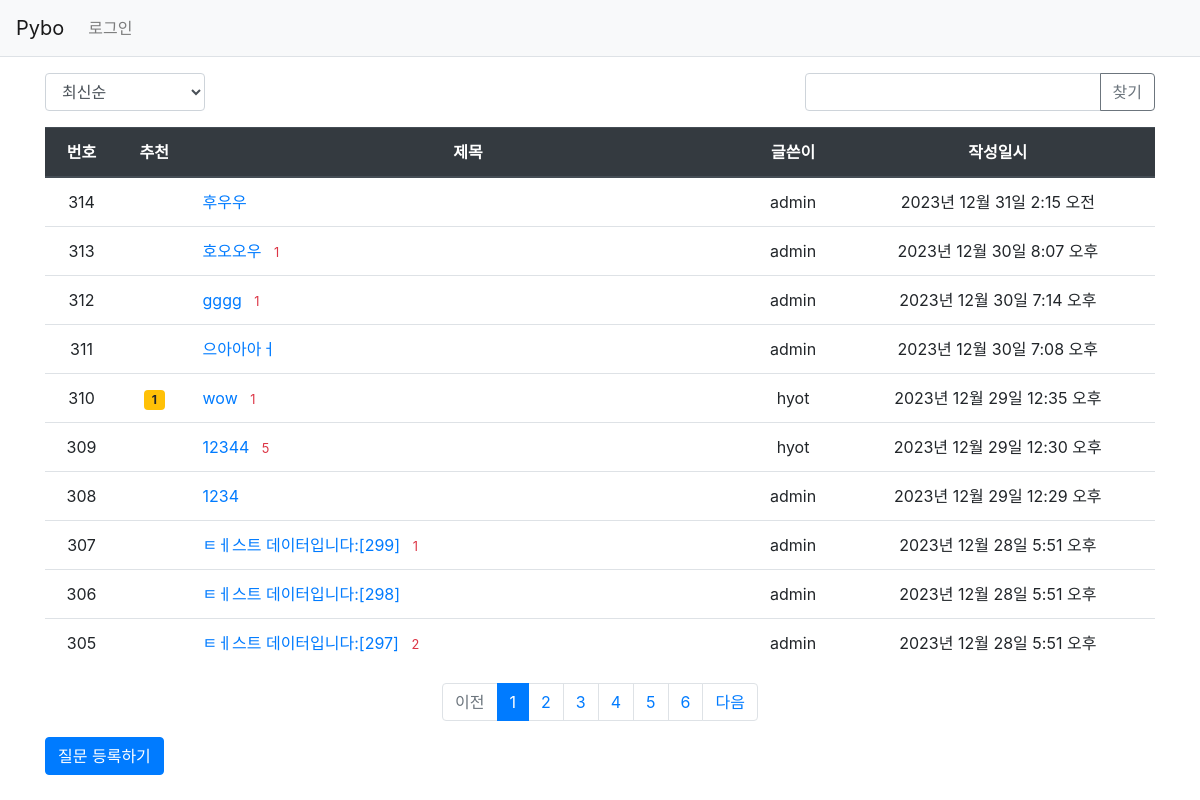
Screenshot of /pybo/ with the database file from the repository.
### pybo/models.py (models this page shows, shortened)
class Question(models.Model):
    author = models.ForeignKey(User, on_delete=models.CASCADE, related_name='author_question')
    subject = models.CharField(max_length=200)
    content = models.TextField()
    create_date = models.DateTimeField()
    modify_date = models.DateTimeField(null=True, blank=True)
    voter = models.ManyToManyField(User, related_name='voter_question')

### pybo/views/base_views.py (the view, shortened to what this page needs)
# urls.py: path('', base_views.index, name='index'),
def index(request):
    logger.info('index 실행!')
    """
    pybo 목록 출력
    """
    page = request.GET.get('page', '1')  # 페이지
    kw = request.GET.get('kw', '')  # 검색어
    so = request.GET.get('so', 'recent')  # 정렬기준
    if so == 'recommend':
        question_list = Question.objects.annotate(num_voter=Count('voter')).order_by('-num_voter', '-create_date')
    elif so == 'popular':
        question_list = Question.objects.annotate(num_answer=Count('answer')).order_by('-num_answer', '-create_date')
    else:  # recent
        question_list = Question.objects.order_by('-create_date')
    paginator = Paginator(question_list, 10)  # 페이지당 10개씩 보여주기
    page_obj = paginator.get_page(page)
    context = {'question_list': page_obj, 'page': page, 'kw': kw, 'so': so}  # <------ so 추가
    return render(request, 'pybo/question_list.html', context)

### pybo/templatetags/pybo_filter.py (called while the page is built)
@register.filter
def sub(value, arg):
    return value - arg

### templates/pybo/question_list.html (shortened to what this page needs)
{% extends 'base.html' %}
{% load pybo_filter %}
{% block content %}
<div class="container my-3">
    <div class="row justify-content-between my-3">
        <div class="col-2">
            <select class="form-control so">
                <option value="recent" {% if so == 'recent' %}selected{% endif %}>최신순</option>
            </select>
        </div>
        <div class="col-4 input-group">
            <input type="text" class="form-control kw" value="{{ kw|default_if_none:'' }}">
            <div class="input-group-append">
                <button class="btn btn-outline-secondary" type="button" id="btn_search">찾기</button>
            </div>
        </div>
    </div>
    <table class="table">
        <thead>
        <tr class="text-center thead-dark">
            <th>번호</th>
            <th>추천</th>
            <th style="width:50%">제목</th>
            <th>글쓴이</th>
            <th>작성일시</th>
        </tr>
        </thead>
        <tbody>
        {% if question_list %}
        {% for question in question_list %}
        <tr class="text-center">
            <td>
                {{ question_list.paginator.count|sub:question_list.start_index|sub:forloop.counter0|add:1 }}
            </td>
            <td>
                {% if question.voter.all.count > 0 %}
                <span class="badge badge-warning px-2 py-1">{{ question.voter.all.count }}</span>
                {% endif %}
            </td>
            <td class="text-left">
                <a href="{% url 'pybo:detail' question.id %}">{{ question.subject }}</a>
                {% if question.answer_set.count > 0 %}
                <span class="text-danger small ml-2">{{ question.answer_set.count }}</span>
                {% endif %}
            </td>
            <td>{{ question.author.username }}</td>
            <td>{{ question.create_date }}</td>
        </tr>
        {% endfor %}
        {% else %}
        <tr>
            <td colspan="3">질문이 없습니다.</td>
        </tr>
        {% endif %}
        </tbody>
    </table>
    <ul class="pagination justify-content-center">
        {% if question_list.has_previous %}
        <li class="page-item">
            <a class="page-link" data-page="{{ question_list.previous_page_number }}" href="#">이전</a>
        </li>
        {% else %}
        <li class="page-item disabled">
            <a class="page-link" tabindex="-1" aria-disabled="true" href="#">이전</a>
        </li>
        {% endif %}
        {% for page_number in question_list.paginator.page_range %}
        {% if page_number >= question_list.number|add:-5 and page_number <= question_list.number|add:5 %}
            {% if page_number == question_list.number %}
            <li class="page-item active" aria-current="page">
                <a class="page-link" data-page="{{ page_number }}" href="#">{{ page_number }}</a>
            </li>
            {% else %}
            <li class="page-item">
                <a class="page-link" data-page="{{ page_number }}" href="#">{{ page_number }}</a>
            </li>
            {% endif %}
        {% endif %}
        {% endfor %}
        {% if question_list.has_next %}
        <li class="page-item">
            <a class="page-link" data-page="{{ question_list.next_page_number }}" href="#">다음</a>
        </li>
        {% else %}
        <li class="page-item disabled">
            <a class="page-link" tabindex="-1" aria-disabled="true" href="#">다음</a>
        </li>
        {% endif %}
    </ul>
    <a href="{% url 'pybo:question_create' %}" class="btn btn-primary">질문 등록하기</a>
</div>
{% endblock %}

### rows the page displays
Question: paginator.count|sub "314", subject "후우우", author.username "admin", create_date "2023년 12월 31일 2:15 오전"
Question: paginator.count|sub "313", subject "호오오우", answer_set.count "1", author.username "admin", create_date "2023년 12월 30일 8:07 오후"
Question: paginator.count|sub "312", subject "gggg", answer_set.count "1", author.username "admin", create_date "2023년 12월 30일 7:14 오후"
Question: paginator.count|sub "311", subject "으아아아ㅓ", author.username "admin", create_date "2023년 12월 30일 7:08 오후"
Question: paginator.count|sub "310", voter.all.count "1", subject "wow", answer_set.count "1", author.username "hyot", create_date "2023년 12월 29일 12:35 오후"
Question: paginator.count|sub "309", subject "12344", answer_set.count "5", author.username "hyot", create_date "2023년 12월 29일 12:30 오후"
Question: paginator.count|sub "308", subject "1234", author.username "admin", create_date "2023년 12월 29일 12:29 오후"
Question: paginator.count|sub "307", subject "ㅌㅔ스트 데이터입니다:[299]", answer_set.count "1", author.username "admin", create_date "2023년 12월 28일 5:51 오후"
Question: paginator.count|sub "306", subject "ㅌㅔ스트 데이터입니다:[298]", author.username "admin", create_date "2023년 12월 28일 5:51 오후"
Question: paginator.count|sub "305", subject "ㅌㅔ스트 데이터입니다:[297]", answer_set.count "2", author.username "admin", create_date "2023년 12월 28일 5:51 오후"

### other values shown
{{ page_number }} "1"
{{ page_number }} "2" "3" "4" "5" "6"
